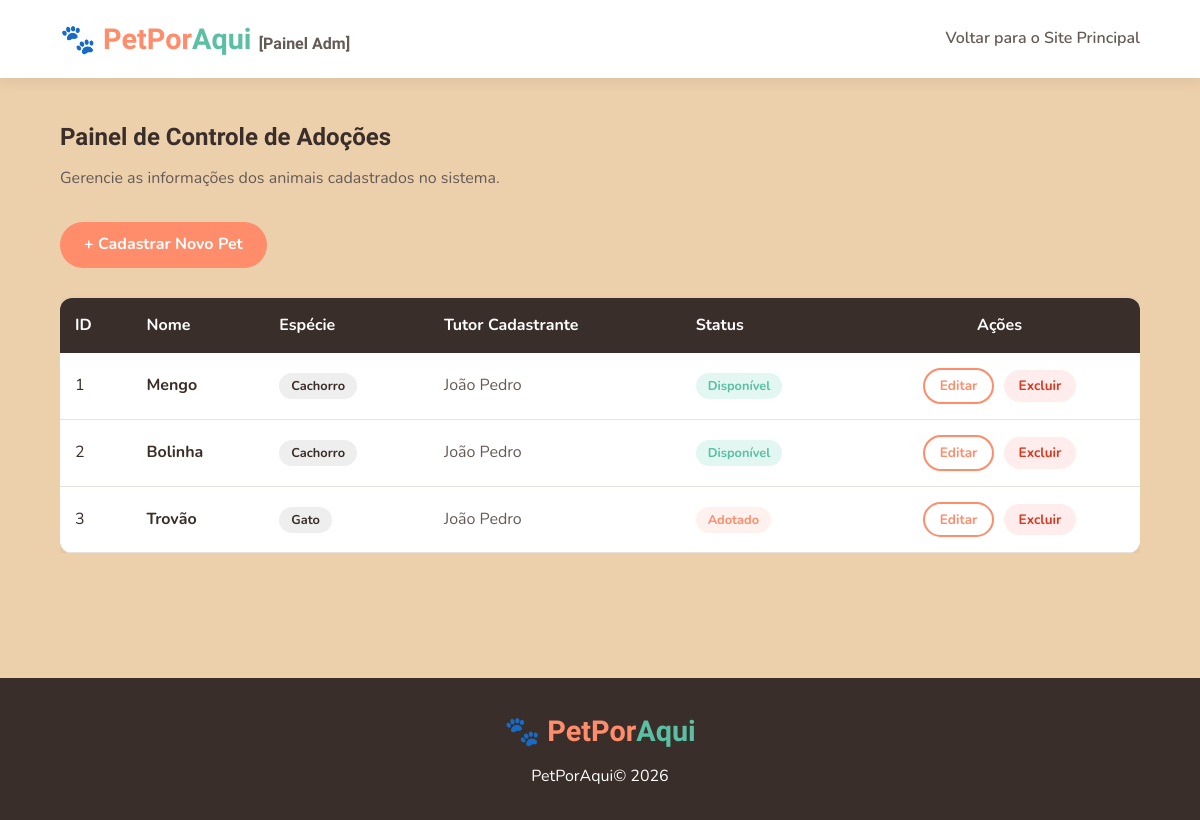
Screenshot of /painel_pets.php with the database file from the repository.
### tables this page shows
CREATE TABLE pet (
    id INT AUTO_INCREMENT PRIMARY KEY,
    nome VARCHAR(100) NOT NULL,
    especie VARCHAR(50) NOT NULL,
    localizacao VARCHAR(100) NOT NULL,
    disponibilidade VARCHAR(20) NOT NULL DEFAULT 'Disponível',
    id_usuario INT NOT NULL,
    cnpj_ong VARCHAR(18) NULL,
    imagem VARCHAR(500) NULL,
    FOREIGN KEY (id_usuario) REFERENCES usuario(id),
    FOREIGN KEY (cnpj_ong) REFERENCES ong(cnpj)
);

CREATE TABLE usuario (
    id INT AUTO_INCREMENT PRIMARY KEY,
    Nome VARCHAR(100) NOT NULL,
    Email VARCHAR(100) NOT NULL UNIQUE,
    tipo VARCHAR(50) NOT NULL,  
    senha VARCHAR(255) NOT NULL DEFAULT '123456'
);

### painel_pets.php (the view, shortened to what this page needs)
<?php
require_once 'conexao.php';
$stmt = $pdo->query("SELECT p.id, p.nome, p.especie, p.disponibilidade, u.Nome as tutor
                     FROM pet p
                     JOIN usuario u ON p.id_usuario = u.id");
$pets = $stmt->fetchAll();
?>
<!DOCTYPE html>
<html lang="pt-BR">
<head>
    <link rel="stylesheet" href="style.css">
</head>
<body>
    <nav>
        <div class="logotipo">🐾 PetPor<span>Aqui</span> <small style="font-size:1rem; color:var(--opaco);">[Painel Adm]</small></div>
        <ul>
            <li><a href="index.php" class="link-nav">Voltar para o Site Principal</a></li>
        </ul>
    </nav>
    <main class="pagina ativo" style="min-height: 70vh;">
        <h2 style="margin-bottom: 10px;">Painel de Controle de Adoções</h2>
        <p style="color: var(--opaco); margin-bottom: 30px;">Gerencie as informações dos animais cadastrados no sistema.</p>
        <a href="form_pet.php" class="btn btn-principal" style="margin-bottom: 20px; text-decoration: none;">+ Cadastrar Novo Pet</a>
        <div style="overflow-x: auto;">
            <table width="100%" style="border-collapse: collapse; margin-top: 10px; background: var(--branco); border-radius: 12px; overflow: hidden; box-shadow: var(--sombra); min-width: 800px;">
                <thead>
                    <tr style="background: var(--texto); color: var(--branco); text-align: left;">
                        <th style="padding: 15px;">ID</th>
                        <th style="padding: 15px;">Nome</th>
                        <th style="padding: 15px;">Espécie</th>
                        <th style="padding: 15px;">Tutor Cadastrante</th>
                        <th style="padding: 15px;">Status</th>
                        <th style="padding: 15px; text-align: center;">Ações</th>
                    </tr>
                </thead>
                <tbody>
                    <?php if (count($pets) > 0): ?>
                        <?php foreach ($pets as $pet): ?>
                        <tr style="border-bottom: 1px solid #E8E2DC;">
                            <td style="padding: 15px;"><?= $pet['id'] ?></td>
                            <td style="padding: 15px; font-weight: 700;"><?= htmlspecialchars($pet['nome']) ?></td>
                            <td style="padding: 15px;"><span class="etiqueta"><?= htmlspecialchars($pet['especie']) ?></span></td>
                            <td style="padding: 15px; color: var(--opaco);"><?= htmlspecialchars($pet['tutor']) ?></td>
                            <td style="padding: 15px;">
                                <span class="etiqueta" style="background: <?= $pet['disponibilidade'] == 'Disponível' ? '#e2f7f1' : '#fff1ed' ?>; color: <?= $pet['disponibilidade'] == 'Disponível' ? 'var(--verde-agua)' : 'var(--coral)' ?>;">
                                    <?= htmlspecialchars($pet['disponibilidade']) ?>
                                </span>
                            </td>
                            <td style="padding: 15px; text-align: center;">
                                <a href="form_pet.php?id=<?= $pet['id'] ?>" class="btn btn-contorno" style="padding: 5px 15px; font-size: 0.85rem; text-decoration: none;">Editar</a>
                                <a href="painel_pets.php?excluir=<?= $pet['id'] ?>" class="btn" style="padding: 5px 15px; font-size: 0.85rem; background: #ffeded; color: #d9381e; text-decoration: none; margin-left: 5px;" onclick="return confirm('Tem certeza que deseja remover este registro permanentemente?')">Excluir</a>
                            </td>
                        </tr>
                        <?php endforeach; ?>
                    <?php else: ?>
                        <tr>
                            <td colspan="6" style="padding: 20px; text-align: center; color: var(--opaco);">Nenhum pet cadastrado no momento.</td>
                        </tr>
                    <?php endif; ?>
                </tbody>
            </table>
        </div>
    </main>
    <footer>
        <h2 class="logotipo" style="margin-bottom: 10px;">🐾 PetPor<span>Aqui</span></h2>
        <p>PetPorAqui&copy; 2026</p>
    </footer>
</body>
</html>

### style.css (style rules this page uses)
*, *::before, *::after { box-sizing: border-box; margin: 0; padding: 0; }
:root { --coral: #ff8c6b; --verde-agua: #5BBFA3; --creme: #eccfab; --branco: #FFFFFF; --texto: #3A2E2A; --opaco: #645a56; --sombra: 0 4px 12px rgba(58, 46, 42, 0.08); --transicao: all 0.3s ease; }
body { font-family: 'Nunito', sans-serif; background-color: var(--creme); color: var(--texto); line-height: 1.6; }
h1, h2, h3, .logotipo { font-family: 'Baloo 2', cursive; }
.btn { display: inline-block; padding: 10px 24px; border-radius: 50px; font-weight: 700; border: none; cursor: pointer; transition: var(--transicao); text-decoration: none; text-align: center; }
.btn-principal { background: var(--coral); color: var(--branco); }
.btn-contorno { background: transparent; color: var(--coral); border: 2px solid var(--coral); }
.etiqueta { background: #eee; color: var(--texto); padding: 4px 12px; border-radius: 20px; font-size: 0.8rem; font-weight: 700; }
nav { display: flex; justify-content: space-between; align-items: center; padding: 16px 5%; background: var(--branco); box-shadow: var(--sombra); position: sticky; top: 0; z-index: 100; }
.logotipo { font-size: 1.8rem; font-weight: 800; color: var(--coral); cursor: pointer; }
.logotipo span { color: var(--verde-agua); }
nav ul { list-style: none; display: flex; gap: 20px; align-items: center; }
nav a { text-decoration: none; color: var(--opaco); font-weight: 600; cursor: pointer; transition: var(--transicao); }
.pagina { display: none; padding: 40px 5%; min-height: 80vh; max-width: 1200px; margin: 0 auto; }
.pagina.ativo { display: block; animation: aparecer 0.4s ease; }
footer { background: var(--texto); color: var(--branco); text-align: center; padding: 30px 20px; margin-top: 40px; }

### rows the page displays
pet: id "1", nome "Mengo", especie "Cachorro", id_usuario.Nome "João Pedro", disponibilidade "Disponível"
pet: id "2", nome "Bolinha", especie "Cachorro", id_usuario.Nome "João Pedro", disponibilidade "Disponível"
pet: id "3", nome "Trovão", especie "Gato", id_usuario.Nome "João Pedro", disponibilidade "Adotado"
